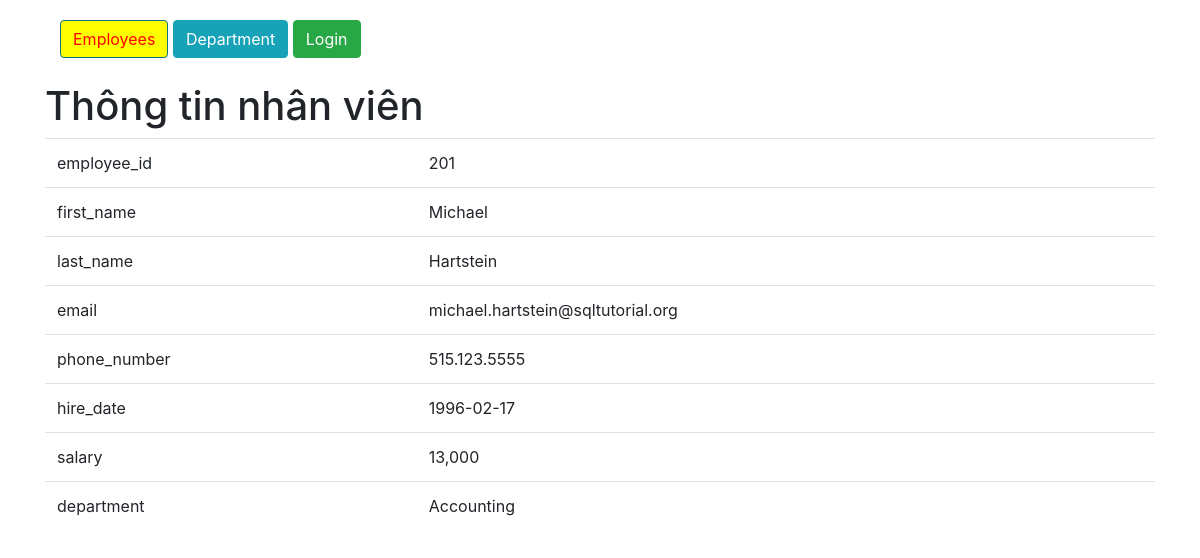
Page /?a=info&id=201 on the committed database.
### tables this page shows
CREATE TABLE `employees`  (
  `employee_id` int(11) NOT NULL AUTO_INCREMENT,
  `first_name` varchar(20) NULL DEFAULT NULL,
  `last_name` varchar(25) NOT NULL,
  `email` varchar(100) NOT NULL,
  `phone_number` varchar(20) NULL DEFAULT NULL,
  `hire_date` date NOT NULL,
  `salary` decimal(8, 2) NOT NULL,
  `department_id` int(11) NULL DEFAULT NULL,
  PRIMARY KEY (`employee_id`) USING BTREE,
  INDEX `employees_ibfk_1`(`department_id`) USING BTREE,
  CONSTRAINT `employees_ibfk_1` FOREIGN KEY (`department_id`) REFERENCES `departments` (`department_id`) ON DELETE RESTRICT ON UPDATE RESTRICT
);

CREATE TABLE `departments`  (
  `department_id` int(11) NOT NULL,
  `department_name` varchar(30) NOT NULL,
  PRIMARY KEY (`department_id`) USING BTREE
);

### controller/EmpController.php (called while the page is built, shortened)
<?php
class EmpController
{
    function info()
    {
        $employee_id = $_GET['id'];
        $empRepository = new EmpRepository;
        $emp = $empRepository->getOneById($employee_id);
        $department_id = $emp->department_id;
        $depRepository = new DepRepository;
        $dep = $depRepository->getOneById($department_id);
        require 'view/Emp/information.php';
    }
}

### index.php (called while the page is built, shortened)
<?php
$a = $_GET['a'] ?? 'index';
require 'connectDB.php';
require 'model/Emp.php';
require 'model/EmpRepository.php';
require 'model/Dep.php';
require 'model/DepRepository.php';
$controller = new $str;
$controller->$a();

### model/EmpRepository.php (called while the page is built, shortened)
<?php
class EmpRepository
{
    function fetchAll($cond = null, $page = null, $item_per_page = null)
    {
        global $conn;
        $sql = "SELECT employees.*,departments.department_name FROM employees JOIN departments ON employees.department_id = departments.department_id";
        if ($cond) {
            $sql .= " $cond";
        }
        $result = $conn->query($sql);
        $employees = [];
        if ($result->num_rows > 0) {
            while ($row = $result->fetch_assoc()) {
                $employee_id = $row['employee_id'];
                $first_name = $row['first_name'];
                $last_name = $row['last_name'];
                $email = $row['email'];
                $phone_number = $row['phone_number'];
                $hire_date = $row['hire_date'];
                $salary = $row['salary'];
                $department_id = $row['department_id'];
                $department_name = $row['department_name'];
                $employee = new Emp($employee_id, $first_name, $last_name, $email, $phone_number, $hire_date, $salary, $department_id, $department_name);
                $employees[] = $employee;
            }
        }
        return $employees;
    }
    function getOneById($employee_id)
    {
        $cond = " WHERE employee_id='$employee_id'";
        $emps = $this->fetchAll($cond);
        $emp = current($emps);
        return $emp;
    }
}

### model/Emp.php (called while the page is built, shortened)
<?php
class Emp
{
    function __construct($employee_id, $first_name, $last_name, $email, $phone_number, $hire_date, $salary, $department_id, $department_name)
    {
        $this->employee_id = $employee_id;
        $this->first_name = $first_name;
        $this->last_name = $last_name;
        $this->email = $email;
        $this->phone_number = $phone_number;
        $this->hire_date = $hire_date;
        $this->salary = $salary;
        $this->department_id = $department_id;
    }
}

### model/DepRepository.php (called while the page is built, shortened)
<?php
class DepRepository
{
    function fetchAll($cond = null, $page = null, $item_per_page = null)
    {
        global $conn;
        $sql = "SELECT * FROM departments ";
        if ($cond) {
            $sql .= " $cond";
        }
        $result = $conn->query($sql);
        $departments = [];
        if ($result->num_rows > 0) {
            while ($row = $result->fetch_assoc()) {
                $department_id = $row['department_id'];
                $department_name = $row['department_name'];
                $department = new Dep($department_id, $department_name);
                $departments[] = $department;
            }
        }
        return $departments;
    }
    function getOneById($department_id)
    {
        $cond = " WHERE department_id='$department_id'";
        $deps = $this->fetchAll($cond);
        $dep = current($deps);
        return $dep;
    }
}

### model/Dep.php (called while the page is built, shortened)
<?php
class Dep
{
    function __construct($department_id, $department_name)
    {
        $this->department_name = $department_name;
    }
}

### view/Emp/information.php (the view)
<?php require 'layout/header.php' ?>
<h1>Thông tin nhân viên</h1>
<table class="table table-hover">
    <tbody>
        <tr>
            <td>employee_id</td>
            <td><?= $emp->employee_id ?></td>
        </tr>
        <tr>
            <td>first_name</td>
            <td><?= $emp->first_name ?></td>
        </tr>
        <tr>
            <td>last_name</td>
            <td><?= $emp->last_name ?></td>
        </tr>
        <tr>
            <td>email</td>
            <td><?= $emp->email ?></td>
        </tr>
        <tr>
            <td>phone_number</td>
            <td><?= $emp->phone_number ?></td>
        </tr>
        <tr>
            <td>hire_date</td>
            <td><?= $emp->hire_date ?></td>
        </tr>
        <tr>
            <td>salary</td>
            <td><?= number_format($emp->salary) ?></td>
        </tr>
        <tr>
            <td>department</td>
            <td><?= $dep->department_name ?></td>
        </tr>
    </tbody>
</table>
<?php require 'layout/footer.php' ?>

### rows in the picture
employees: employee_id "201", first_name "Michael", last_name "Hartstein", email "michael.hartstein@sqltutorial.org", phone_number "515.123.5555", hire_date "1996-02-17", salary "13,000"
departments: department_name "Accounting"
